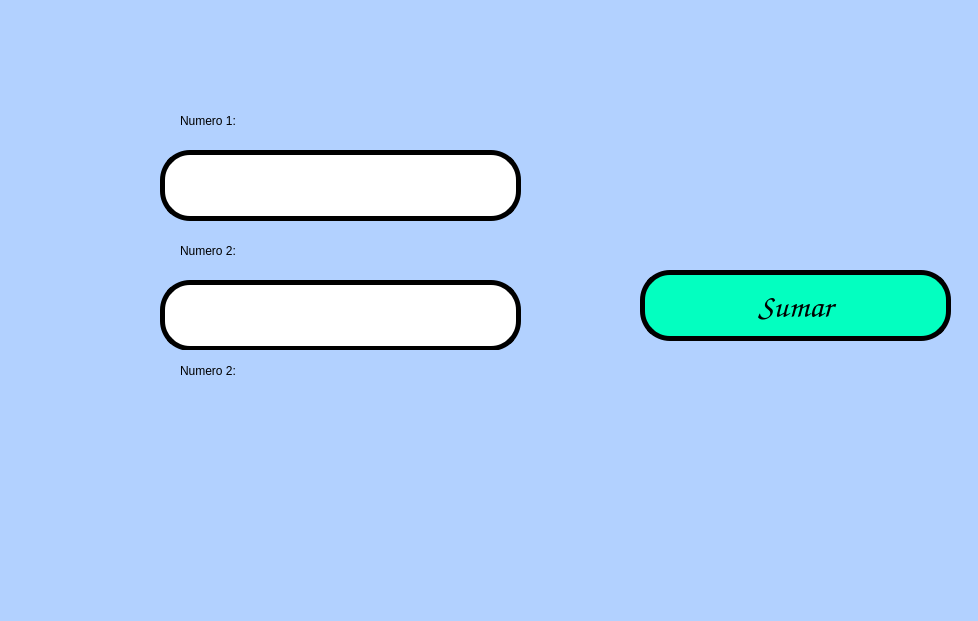
<?xml version="1.0" encoding="UTF-8"?>
<ui version="4.0">
 <class>MainWindow</class>
 <widget class="QMainWindow" name="MainWindow">
  <property name="geometry">
   <rect>
    <x>0</x>
    <y>0</y>
    <width>978</width>
    <height>621</height>
   </rect>
  </property>
  <property name="windowTitle">
   <string>MainWindow</string>
  </property>
  <property name="styleSheet">
   <string notr="true">background-color: rgb(178, 209, 255);</string>
  </property>
  <widget class="QWidget" name="centralwidget">
   <widget class="QPushButton" name="btn_sumar">
    <property name="geometry">
     <rect>
      <x>640</x>
      <y>270</y>
      <width>311</width>
      <height>71</height>
     </rect>
    </property>
    <property name="palette">
     <palette>
      <active>
       <colorrole role="Button">
        <brush brushstyle="SolidPattern">
         <color alpha="255">
          <red>3</red>
          <green>255</green>
          <blue>192</blue>
         </color>
        </brush>
       </colorrole>
       <colorrole role="Base">
        <brush brushstyle="SolidPattern">
         <color alpha="255">
          <red>3</red>
          <green>255</green>
          <blue>192</blue>
         </color>
        </brush>
       </colorrole>
       <colorrole role="Window">
        <brush brushstyle="SolidPattern">
         <color alpha="255">
          <red>3</red>
          <green>255</green>
          <blue>192</blue>
         </color>
        </brush>
       </colorrole>
      </active>
      <inactive>
       <colorrole role="Button">
        <brush brushstyle="SolidPattern">
         <color alpha="255">
          <red>3</red>
          <green>255</green>
          <blue>192</blue>
         </color>
        </brush>
       </colorrole>
       <colorrole role="Base">
        <brush brushstyle="SolidPattern">
         <color alpha="255">
          <red>3</red>
          <green>255</green>
          <blue>192</blue>
         </color>
        </brush>
       </colorrole>
       <colorrole role="Window">
        <brush brushstyle="SolidPattern">
         <color alpha="255">
          <red>3</red>
          <green>255</green>
          <blue>192</blue>
         </color>
        </brush>
       </colorrole>
      </inactive>
      <disabled>
       <colorrole role="Button">
        <brush brushstyle="SolidPattern">
         <color alpha="255">
          <red>3</red>
          <green>255</green>
          <blue>192</blue>
         </color>
        </brush>
       </colorrole>
       <colorrole role="Base">
        <brush brushstyle="SolidPattern">
         <color alpha="255">
          <red>3</red>
          <green>255</green>
          <blue>192</blue>
         </color>
        </brush>
       </colorrole>
       <colorrole role="Window">
        <brush brushstyle="SolidPattern">
         <color alpha="255">
          <red>3</red>
          <green>255</green>
          <blue>192</blue>
         </color>
        </brush>
       </colorrole>
      </disabled>
     </palette>
    </property>
    <property name="font">
     <font>
      <family>Comic Sans MS</family>
      <pointsize>25</pointsize>
      <weight>9</weight>
      <italic>false</italic>
      <bold>false</bold>
     </font>
    </property>
    <property name="whatsThis">
     <string>&lt;html&gt;&lt;head/&gt;&lt;body&gt;&lt;p&gt;&lt;span style=&quot; color:#ff5500;&quot;&gt;aserfg&lt;/span&gt;&lt;/p&gt;&lt;/body&gt;&lt;/html&gt;</string>
    </property>
    <property name="styleSheet">
     <string notr="true">background-color: rgb(3, 255, 192);
border: 5px solid black;
border-radius: 30px;
font: 75 25pt &quot;Comic Sans MS&quot;;</string>
    </property>
    <property name="text">
     <string>Sumar</string>
    </property>
   </widget>
   <widget class="QLabel" name="label">
    <property name="geometry">
     <rect>
      <x>180</x>
      <y>100</y>
      <width>361</width>
      <height>41</height>
     </rect>
    </property>
    <property name="styleSheet">
     <string notr="true">font: 75 18pt &quot;Comic Sans MS&quot;;</string>
    </property>
    <property name="text">
     <string>Numero 1:</string>
    </property>
   </widget>
   <widget class="QLineEdit" name="txt_num1">
    <property name="geometry">
     <rect>
      <x>160</x>
      <y>150</y>
      <width>361</width>
      <height>71</height>
     </rect>
    </property>
    <property name="font">
     <font>
      <family>Comic Sans MS</family>
      <pointsize>22</pointsize>
      <weight>50</weight>
      <bold>false</bold>
     </font>
    </property>
    <property name="styleSheet">
     <string notr="true">background-color: rgb(255, 255, 255);
border: 5px solid black;
border-radius: 30px;</string>
    </property>
    <property name="text">
     <string/>
    </property>
   </widget>
   <widget class="QLineEdit" name="txt_num2">
    <property name="geometry">
     <rect>
      <x>160</x>
      <y>280</y>
      <width>361</width>
      <height>71</height>
     </rect>
    </property>
    <property name="font">
     <font>
      <family>Comic Sans MS</family>
      <pointsize>22</pointsize>
      <weight>50</weight>
      <bold>false</bold>
     </font>
    </property>
    <property name="styleSheet">
     <string notr="true">background-color: rgb(255, 255, 255);
border: 5px solid black;
border-radius: 30px;</string>
    </property>
    <property name="text">
     <string/>
    </property>
   </widget>
   <widget class="QLabel" name="label_4">
    <property name="geometry">
     <rect>
      <x>180</x>
      <y>230</y>
      <width>361</width>
      <height>41</height>
     </rect>
    </property>
    <property name="styleSheet">
     <string notr="true">font: 75 18pt &quot;Comic Sans MS&quot;;</string>
    </property>
    <property name="text">
     <string>Numero 2:</string>
    </property>
   </widget>
   <widget class="QLabel" name="imagen_3">
    <property name="geometry">
     <rect>
      <x>860</x>
      <y>460</y>
      <width>101</width>
      <height>91</height>
     </rect>
    </property>
    <property name="autoFillBackground">
     <bool>false</bool>
    </property>
    <property name="styleSheet">
     <string notr="true"/>
    </property>
    <property name="text">
     <string/>
    </property>
    <property name="pixmap">
     <pixmap resource="../../Archivos/Recursos.qrc">:/ejercicios/ContornoTD.jpg</pixmap>
    </property>
    <property name="scaledContents">
     <bool>true</bool>
    </property>
   </widget>
   <widget class="QLabel" name="imagen_2">
    <property name="geometry">
     <rect>
      <x>780</x>
      <y>0</y>
      <width>181</width>
      <height>91</height>
     </rect>
    </property>
    <property name="autoFillBackground">
     <bool>false</bool>
    </property>
    <property name="styleSheet">
     <string notr="true"/>
    </property>
    <property name="text">
     <string/>
    </property>
    <property name="pixmap">
     <pixmap resource="../../Archivos/Recursos.qrc">:/logos/log_uat_nuevo.png</pixmap>
    </property>
    <property name="scaledContents">
     <bool>true</bool>
    </property>
   </widget>
   <widget class="QLabel" name="imagen">
    <property name="geometry">
     <rect>
      <x>0</x>
      <y>0</y>
      <width>121</width>
      <height>101</height>
     </rect>
    </property>
    <property name="autoFillBackground">
     <bool>false</bool>
    </property>
    <property name="styleSheet">
     <string notr="true"/>
    </property>
    <property name="text">
     <string/>
    </property>
    <property name="pixmap">
     <pixmap resource="../../Archivos/Recursos.qrc">:/logos/FIT_logo_vertical.png</pixmap>
    </property>
    <property name="scaledContents">
     <bool>true</bool>
    </property>
   </widget>
   <widget class="QLabel" name="label_5">
    <property name="geometry">
     <rect>
      <x>180</x>
      <y>350</y>
      <width>361</width>
      <height>41</height>
     </rect>
    </property>
    <property name="styleSheet">
     <string notr="true">font: 75 18pt &quot;Comic Sans MS&quot;;</string>
    </property>
    <property name="text">
     <string>Numero 2:</string>
    </property>
   </widget>
  </widget>
  <widget class="QMenuBar" name="menubar">
   <property name="geometry">
    <rect>
     <x>0</x>
     <y>0</y>
     <width>978</width>
     <height>26</height>
    </rect>
   </property>
  </widget>
  <widget class="QStatusBar" name="statusbar"/>
 </widget>
 <resources>
  <include location="../../Archivos/Recursos.qrc"/>
 </resources>
 <connections/>
</ui>
